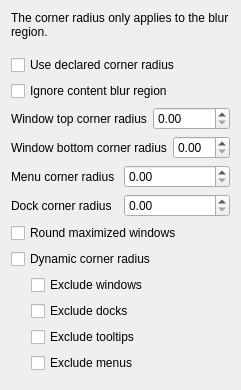
     <widget class="QWidget" name="widget">
      <attribute name="title">
       <string>Rounded corners</string>
      </attribute>
      <layout class="QVBoxLayout">
       <item>
        <widget class="QLabel" name="label">
         <property name="text">
          <string>The corner radius only applies to the blur region.</string>
         </property>
         <property name="wordWrap">
          <bool>true</bool>
         </property>
        </widget>
       </item>
       <item>
        <spacer>
         <property name="orientation">
          <enum>Qt::Orientation::Vertical</enum>
         </property>
         <property name="sizeHint" stdset="0">
          <size>
           <width>0</width>
           <height>10</height>
          </size>
         </property>
        </spacer>
       </item>
       <item>
        <widget class="QCheckBox" name="kcfg_UseDeclaredCornerRadius">
         <property name="text">
          <string>Use declared corner radius</string>
         </property>
        </widget>
       </item>
       <item>
        <widget class="QCheckBox" name="kcfg_IgnoreContentBlurRegion">
         <property name="text">
          <string>Ignore content blur region</string>
         </property>
        </widget>
       </item>
       <item>
        <layout class="QHBoxLayout" name="layoutTopCornerRadius">
         <item>
          <widget class="QLabel" name="labelTopCornerRadius">
           <property name="text">
            <string>Window top corner radius</string>
           </property>
          </widget>
         </item>
         <item>
          <widget class="QDoubleSpinBox" name="kcfg_TopCornerRadius">
           <property name="minimum">
            <double>0.000000000000000</double>
           </property>
          </widget>
         </item>
        </layout>
       </item>
       <item>
        <layout class="QHBoxLayout" name="layoutBottomCornerRadius">
         <item>
          <widget class="QLabel" name="labelBottomCornerRadius">
           <property name="text">
            <string>Window bottom corner radius</string>
           </property>
          </widget>
         </item>
         <item>
          <widget class="QDoubleSpinBox" name="kcfg_BottomCornerRadius">
           <property name="minimum">
            <double>0.000000000000000</double>
           </property>
          </widget>
         </item>
        </layout>
       </item>
       <item>
        <layout class="QHBoxLayout" name="layoutMenuCornerRadius">
         <item>
          <widget class="QLabel" name="labelMenuCornerRadius">
           <property name="text">
            <string>Menu corner radius</string>
           </property>
          </widget>
         </item>
         <item>
          <widget class="QDoubleSpinBox" name="kcfg_MenuCornerRadius">
           <property name="minimum">
            <double>0.000000000000000</double>
           </property>
          </widget>
         </item>
        </layout>
       </item>
       <item>
        <layout class="QHBoxLayout" name="layoutDockCornerRadius">
         <item>
          <widget class="QLabel" name="labelDockCornerRadius">
           <property name="text">
            <string>Dock corner radius</string>
           </property>
          </widget>
         </item>
         <item>
          <widget class="QDoubleSpinBox" name="kcfg_DockCornerRadius">
           <property name="minimum">
            <double>0.000000000000000</double>
           </property>
          </widget>
         </item>
        </layout>
       </item>
       <item>
        <widget class="QCheckBox" name="kcfg_RoundCornersOfMaximizedWindows">
         <property name="text">
          <string>Round maximized windows</string>
         </property>
        </widget>
       </item>
       <item>
        <widget class="QCheckBox" name="kcfg_DynamicCorners">
         <property name="text">
          <string>Dynamic corner radius</string>
         </property>
        </widget>
       </item>
       <item>
        <layout class="QHBoxLayout" name="layoutDynamicCornersExcludeWindows">
         <item>
          <spacer name="spacerDynamicCornersExcludeWindows">
           <property name="orientation">
            <enum>Qt::Orientation::Horizontal</enum>
           </property>
           <property name="sizeType">
            <enum>QSizePolicy::Policy::Fixed</enum>
           </property>
           <property name="sizeHint" stdset="0">
            <size>
             <width>20</width>
             <height>20</height>
            </size>
           </property>
          </spacer>
         </item>
         <item>
          <widget class="QCheckBox" name="kcfg_DynamicCornersExcludeWindows">
           <property name="text">
            <string>Exclude windows</string>
           </property>
          </widget>
         </item>
        </layout>
       </item>
       <item>
        <layout class="QHBoxLayout" name="layoutDynamicCornersExcludeDocks">
         <item>
          <spacer name="spacerDynamicCornersExcludeDocks">
           <property name="orientation">
            <enum>Qt::Orientation::Horizontal</enum>
           </property>
           <property name="sizeType">
            <enum>QSizePolicy::Policy::Fixed</enum>
           </property>
           <property name="sizeHint" stdset="0">
            <size>
             <width>20</width>
             <height>20</height>
            </size>
           </property>
          </spacer>
         </item>
         <item>
          <widget class="QCheckBox" name="kcfg_DynamicCornersExcludeDocks">
           <property name="text">
            <string>Exclude docks</string>
           </property>
          </widget>
         </item>
        </layout>
       </item>
       <item>
        <layout class="QHBoxLayout" name="layoutDynamicCornersExcludeTooltips">
         <item>
          <spacer name="spacerDynamicCornersExcludeTooltips">
           <property name="orientation">
            <enum>Qt::Orientation::Horizontal</enum>
           </property>
           <property name="sizeType">
            <enum>QSizePolicy::Policy::Fixed</enum>
           </property>
           <property name="sizeHint" stdset="0">
            <size>
             <width>20</width>
             <height>20</height>
            </size>
           </property>
          </spacer>
         </item>
         <item>
          <widget class="QCheckBox" name="kcfg_DynamicCornersExcludeTooltips">
           <property name="text">
            <string>Exclude tooltips</string>
           </property>
          </widget>
         </item>
        </layout>
       </item>
       <item>
        <layout class="QHBoxLayout" name="layoutDynamicCornersExcludeMenus">
         <item>
          <spacer name="spacerDynamicCornersExcludeMenus">
           <property name="orientation">
            <enum>Qt::Orientation::Horizontal</enum>
           </property>
           <property name="sizeType">
            <enum>QSizePolicy::Policy::Fixed</enum>
           </property>
           <property name="sizeHint" stdset="0">
            <size>
             <width>20</width>
             <height>20</height>
            </size>
           </property>
          </spacer>
         </item>
         <item>
          <widget class="QCheckBox" name="kcfg_DynamicCornersExcludeMenus">
           <property name="text">
            <string>Exclude menus</string>
           </property>
          </widget>
         </item>
        </layout>
       </item>
       <item>
        <widget class="QWidget" name="widget" native="true">
         <property name="sizePolicy">
          <sizepolicy hsizetype="Fixed" vsizetype="Expanding">
           <horstretch>0</horstretch>
           <verstretch>1</verstretch>
          </sizepolicy>
         </property>
        </widget>
       </item>
      </layout>
     </widget>
